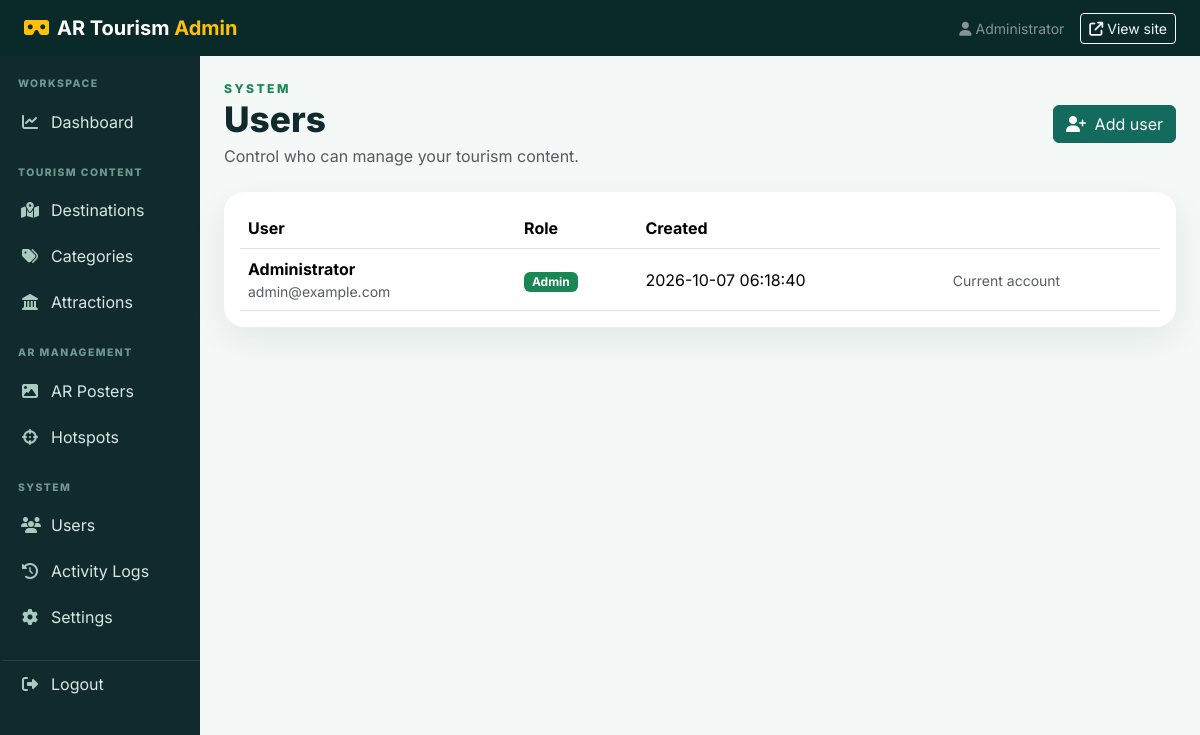
The page /admin/users.php (signed in) on the database its author committed.
### tables this page shows
CREATE TABLE users (
    id INT UNSIGNED AUTO_INCREMENT PRIMARY KEY,
    name VARCHAR(120) NOT NULL,
    email VARCHAR(190) UNIQUE NOT NULL,
    password_hash VARCHAR(255) NOT NULL,
    role ENUM('admin', 'editor') NOT NULL DEFAULT 'admin',
    created_at TIMESTAMP DEFAULT CURRENT_TIMESTAMP
);

### includes/database.php (called while the page is built, shortened)
<?php
function db(): PDO
{
    static $pdo;
    if (!$pdo) {
        $pdo = new PDO(
            'mysql:host=' . DB_HOST . ';port=' . PORT . ';dbname=' . DB_NAME . ';charset=utf8mb4',
            DB_USER,
            DB_PASS,
            [
                PDO::ATTR_ERRMODE => PDO::ERRMODE_EXCEPTION,
                PDO::ATTR_DEFAULT_FETCH_MODE => PDO::FETCH_ASSOC,
                PDO::ATTR_EMULATE_PREPARES => false,
            ]
        );
    }
    return $pdo;
}

### includes/functions.php (called while the page is built, shortened)
<?php
require_once __DIR__ . '/database.php';
function e(?string $value): string
{
    return htmlspecialchars($value ?? '', ENT_QUOTES, 'UTF-8');
}

### admin/users.php (the view, shortened to what this page needs)
<?php
require_once __DIR__ . '/../includes/functions.php';
$users = db()->query('SELECT id,name,email,role,created_at FROM users ORDER BY created_at DESC')->fetchAll();
require __DIR__ . '/_header.php';
?>
<div class="d-flex justify-content-between align-items-center mb-4"><div><div class="eyebrow text-success">SYSTEM</div><h1 class="admin-title mb-1">Users</h1><p class="text-muted mb-0">Control who can manage your tourism content.</p></div><button class="btn btn-success" data-bs-toggle="collapse" data-bs-target="#userForm"><i class="fa-solid fa-user-plus me-1"></i> Add user</button></div>
<div class="card p-3 table-responsive"><table class="table align-middle mb-0"><thead><tr><th>User</th><th>Role</th><th>Created</th><th></th></tr></thead><tbody><?php foreach ($users as $user): ?><tr><td><strong><?= e($user['name']) ?></strong><small class="d-block text-muted"><?= e($user['email']) ?></small></td><td><span class="badge text-bg-<?= $user['role']==='admin' ? 'success' : 'secondary' ?>"><?= e(ucfirst($user['role'])) ?></span></td><td><?= e($user['created_at']) ?></td><td><?php if ((int)$user['id'] !== (int)$_SESSION['admin_id']): ?><a href="?delete=<?= $user['id'] ?>" data-confirm="Delete this user?" class="btn btn-sm btn-outline-danger">Delete</a><?php else: ?><span class="text-muted small">Current account</span><?php endif; ?></td></tr><?php endforeach; ?></tbody></table></div>
<?php require __DIR__ . '/_footer.php'; ?>

### assets/css/app.css (style rules this page uses)
:root { --ink: #102a2d; --green: #126b5d; --green-dark: #0b3d3b; --gold: #f2b84b; --cream: #f7faf7; }
* { box-sizing: border-box; }
body { font-family: Inter, sans-serif; color: var(--ink); background: var(--cream); }
.eyebrow { letter-spacing: 0.2em; font-size: 0.76rem; font-weight: 800; color: var(--gold); }
.card { border: 0; border-radius: 20px; box-shadow: 0 12px 35px #123b3714; }
.btn-success { background: var(--green); border-color: var(--green); }
.admin-body { background: #f4f8f6; }
.admin-title { font-size: clamp(1.5rem, 3vw, 2.2rem); font-weight: 800; }

### rows shown on the page
users: name "Administrator", email "admin@example.com", role "Admin", created_at "2026-10-07 06:18:40", shows "Current account"

### other values the page prints
$_SESSION['admin_name'] "Administrator"
